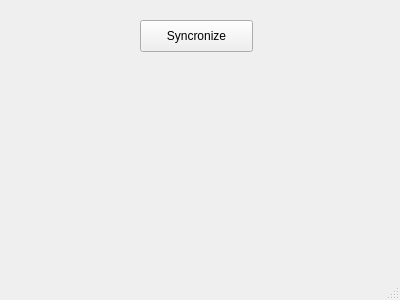
<?xml version="1.0" encoding="UTF-8"?>
<ui version="4.0">
 <class>MainWindow</class>
 <widget class="QMainWindow" name="MainWindow">
  <property name="geometry">
   <rect>
    <x>0</x>
    <y>0</y>
    <width>400</width>
    <height>300</height>
   </rect>
  </property>
  <property name="windowTitle">
   <string>HearthDuster</string>
  </property>
  <widget class="QWidget" name="centralWidget">
   <widget class="QPushButton" name="pushButton">
    <property name="geometry">
     <rect>
      <x>140</x>
      <y>20</y>
      <width>113</width>
      <height>32</height>
     </rect>
    </property>
    <property name="text">
     <string>Syncronize</string>
    </property>
   </widget>
  </widget>
  <widget class="QMenuBar" name="menuBar">
   <property name="geometry">
    <rect>
     <x>0</x>
     <y>0</y>
     <width>400</width>
     <height>22</height>
    </rect>
   </property>
  </widget>
  <widget class="QStatusBar" name="statusBar"/>
  <action name="actionSync">
   <property name="text">
    <string>Sync</string>
   </property>
   <property name="toolTip">
    <string>Sync collection</string>
   </property>
  </action>
 </widget>
 <layoutdefault spacing="6" margin="11"/>
 <resources/>
 <connections/>
</ui>
